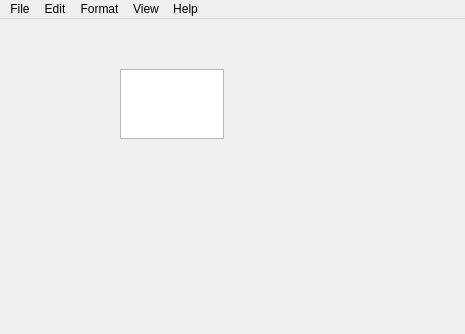
<?xml version="1.0" encoding="UTF-8"?>
<ui version="4.0">
 <class>MainWindow</class>
 <widget class="QMainWindow" name="MainWindow">
  <property name="geometry">
   <rect>
    <x>0</x>
    <y>0</y>
    <width>465</width>
    <height>334</height>
   </rect>
  </property>
  <property name="windowTitle">
   <string>MainWindow</string>
  </property>
  <widget class="QWidget" name="centralWidget">
   <widget class="QPlainTextEdit" name="plainTextEdit">
    <property name="geometry">
     <rect>
      <x>120</x>
      <y>50</y>
      <width>104</width>
      <height>70</height>
     </rect>
    </property>
   </widget>
  </widget>
  <widget class="QMenuBar" name="menuBar">
   <property name="geometry">
    <rect>
     <x>0</x>
     <y>0</y>
     <width>465</width>
     <height>20</height>
    </rect>
   </property>
   <widget class="QMenu" name="menuFile">
    <property name="title">
     <string>File</string>
    </property>
    <addaction name="actionNew_Window"/>
    <addaction name="actionOpen"/>
    <addaction name="actionSave"/>
    <addaction name="actionSave_As"/>
    <addaction name="separator"/>
    <addaction name="actionPrint"/>
    <addaction name="actionPage_Setup"/>
    <addaction name="separator"/>
    <addaction name="actionExit"/>
   </widget>
   <widget class="QMenu" name="menuEdit">
    <property name="title">
     <string>Edit</string>
    </property>
    <addaction name="actionUndo"/>
    <addaction name="separator"/>
    <addaction name="actionCut"/>
    <addaction name="actionCopy"/>
    <addaction name="actionPaste"/>
    <addaction name="actionDelete"/>
    <addaction name="separator"/>
    <addaction name="actionFind"/>
    <addaction name="actionFind_Next"/>
    <addaction name="actionReplace"/>
    <addaction name="actionGo_To"/>
    <addaction name="separator"/>
    <addaction name="actionSelect_All"/>
    <addaction name="actionTime_Date"/>
   </widget>
   <widget class="QMenu" name="menuFormat">
    <property name="title">
     <string>Format</string>
    </property>
    <addaction name="actionWord_Wrap"/>
    <addaction name="actionFont"/>
   </widget>
   <widget class="QMenu" name="menuView">
    <property name="title">
     <string>View</string>
    </property>
    <addaction name="actionStatus_Bar"/>
   </widget>
   <widget class="QMenu" name="menuHelp">
    <property name="title">
     <string>Help</string>
    </property>
    <addaction name="actionView_Help"/>
    <addaction name="separator"/>
    <addaction name="actionAbout_Notepad"/>
   </widget>
   <addaction name="menuFile"/>
   <addaction name="menuEdit"/>
   <addaction name="menuFormat"/>
   <addaction name="menuView"/>
   <addaction name="menuHelp"/>
  </widget>
  <action name="actionNew_Window">
   <property name="text">
    <string>New</string>
   </property>
   <property name="shortcut">
    <string>Ctrl+N</string>
   </property>
  </action>
  <action name="actionOpen">
   <property name="text">
    <string>Open</string>
   </property>
   <property name="shortcut">
    <string>Ctrl+O</string>
   </property>
  </action>
  <action name="actionSave">
   <property name="text">
    <string>Save</string>
   </property>
   <property name="shortcut">
    <string>Ctrl+S</string>
   </property>
  </action>
  <action name="actionSave_As">
   <property name="text">
    <string>Save As...</string>
   </property>
  </action>
  <action name="actionPage_Setup">
   <property name="text">
    <string>Page Setup</string>
   </property>
  </action>
  <action name="actionPrint">
   <property name="text">
    <string>Print</string>
   </property>
   <property name="shortcut">
    <string>Ctrl+P</string>
   </property>
  </action>
  <action name="actionUndo">
   <property name="text">
    <string>Undo</string>
   </property>
  </action>
  <action name="actionCut">
   <property name="text">
    <string>Cut</string>
   </property>
   <property name="shortcut">
    <string>Ctrl+X</string>
   </property>
  </action>
  <action name="actionCopy">
   <property name="text">
    <string>Copy</string>
   </property>
   <property name="shortcut">
    <string>Ctrl+C</string>
   </property>
  </action>
  <action name="actionPaste">
   <property name="text">
    <string>Paste</string>
   </property>
   <property name="shortcut">
    <string>Ctrl+V</string>
   </property>
  </action>
  <action name="actionDelete">
   <property name="text">
    <string>Delete</string>
   </property>
   <property name="shortcut">
    <string>Del</string>
   </property>
  </action>
  <action name="actionFind">
   <property name="text">
    <string>Find</string>
   </property>
  </action>
  <action name="actionFind_Next">
   <property name="text">
    <string>Find Next</string>
   </property>
  </action>
  <action name="actionReplace">
   <property name="text">
    <string>Replace</string>
   </property>
  </action>
  <action name="actionGo_To">
   <property name="text">
    <string>Go To</string>
   </property>
  </action>
  <action name="actionSelect_All">
   <property name="text">
    <string>Select All</string>
   </property>
  </action>
  <action name="actionTime_Date">
   <property name="text">
    <string>Time/Date</string>
   </property>
  </action>
  <action name="actionFont">
   <property name="text">
    <string>Font</string>
   </property>
  </action>
  <action name="actionStatus_Bar">
   <property name="text">
    <string>Status Bar</string>
   </property>
  </action>
  <action name="actionView_Help">
   <property name="text">
    <string>View Help</string>
   </property>
  </action>
  <action name="actionAbout_Notepad">
   <property name="text">
    <string>About Notepad</string>
   </property>
  </action>
  <action name="actionExit">
   <property name="text">
    <string>Exit</string>
   </property>
  </action>
  <action name="actionWord_Wrap">
   <property name="checkable">
    <bool>true</bool>
   </property>
   <property name="text">
    <string>Word Wrap</string>
   </property>
  </action>
 </widget>
 <layoutdefault spacing="6" margin="11"/>
 <resources/>
 <connections/>
</ui>
